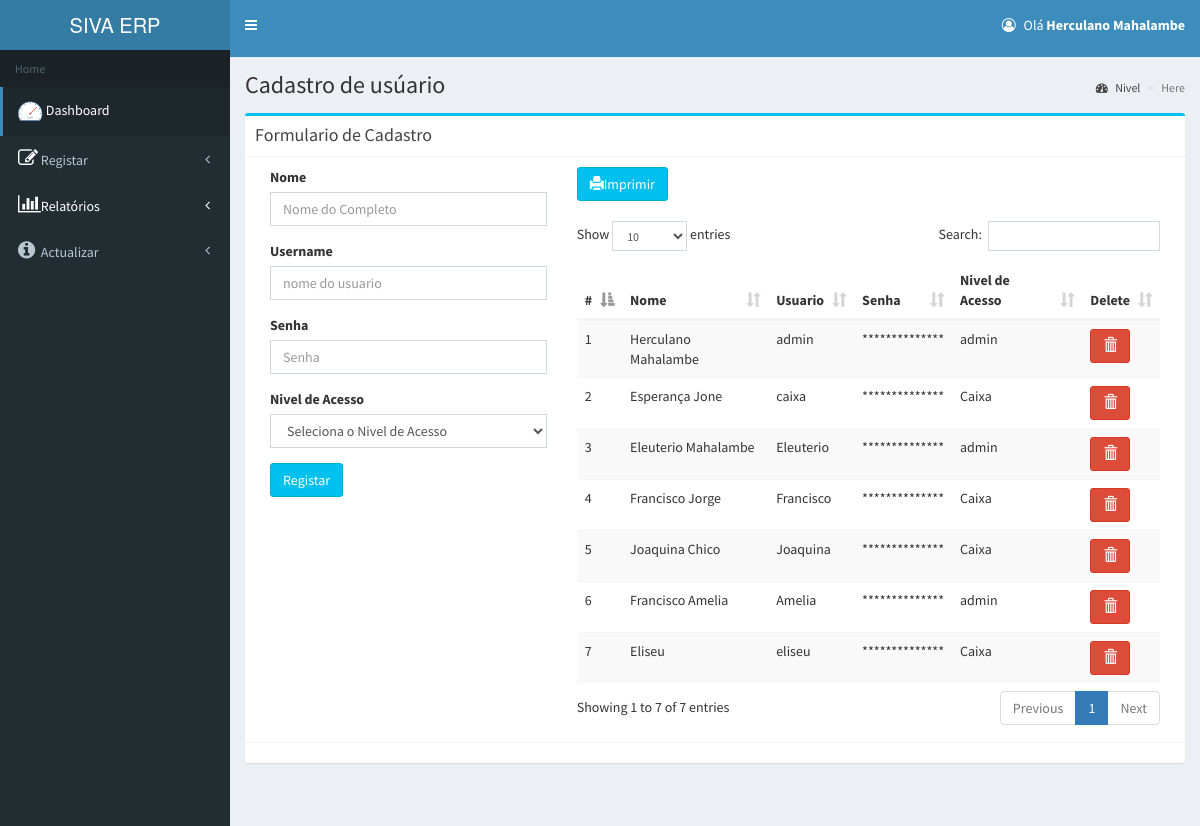
The page /gestor/registration (signed in) on the database its author committed.
### tables this page shows
CREATE TABLE `empresa` (
  `id` int(11) NOT NULL,
  `nome` varchar(40) NOT NULL,
  `nuit` varchar(20) NOT NULL,
  `contacto` varchar(20) NOT NULL,
  `address` text NOT NULL
);

CREATE TABLE `tbl_user` (
  `userid` int(11) NOT NULL,
  `username` varchar(100) NOT NULL,
  `useremail` varchar(100) NOT NULL,
  `password` varchar(100) NOT NULL,
  `role` varchar(50) NOT NULL
);

### session.php (called while the page is built, shortened)
<?php
include_once 'conexao.php';
if (isset($_COOKIE['txt_email']) && !empty($_COOKIE['txt_email'])) {
    $usuario_cookie = $_COOKIE['txt_email'];
    $sql = mysqli_query($mysqli, "SELECT * FROM tbl_user WHERE useremail = '$usuario_cookie'");
    if ($sql && mysqli_num_rows($sql) > 0) {
        $linha = mysqli_fetch_array($sql);
        $Nome = $linha["username"];
    } else {
        $Nome = "Usuário não encontrado";
        $idUser = null;
    }
}
?>

### gestor/registration.php (the view, shortened to what this page needs)
<?php
 include_once '../dbconnect.php';
      include_once "../session.php";
      include_once '../conexao.php';
    include_once 'header.php';
 ?>
  <div class="content-wrapper">
    <section class="content-header">
      <h1>
        Cadastro de usúario
      </h1>
      <ol class="breadcrumb">
        <li><a href=""><i class="fa fa-dashboard"></i> Nivel</a></li>
        <li class="active">Here</li>
      </ol>
    </section>
    <section class="content container-fluid">
      <div class="box box-info">
            <div class="box-header with-border">
              <h3 class="box-title">Formulario de Cadastro</h3>
            </div>
            <form role="form" action="" method="post">
              <div class="box-body">
              <div class="col-md-4">
                <div class="form-group">
                  <label>Nome</label>
                  <input type="text" class="form-control" name="txt_name" placeholder="Nome do Completo" required="" autocomplete="off">
                </div>
                 <div class="form-group">
                  <label>Username</label>
                  <input type="text" class="form-control" name="txt_email" placeholder="nome do usuario" required="" autocomplete="off">
                </div>
                <div class="form-group">
                  <label>Senha</label>
                  <input type="password" class="form-control" name="txt_senha" placeholder="Senha" required="" autocomplete="off">
                </div>
                <div class="form-group">
                  <label>Nivel de Acesso</label>
                  <select class="form-control" name="selec_option" required="">
                    <option value="" disabled selected="">Seleciona o Nivel de Acesso</option>
                  </select>
                </div>
                <button type="submit" class="btn btn-info" name="btn_reg">Registar</button>
              </div>
              <div class="col-md-8">
                <a href="../recibos/usuario.php" class="btn btn-info" role="button"><span class="glyphicon glyphicon-print" style="color:#ffffff" data-toggle="tooltip" title="Imprimir Produto" align="right"></span>Imprimir</a>
                <br>
                <br>
                <table class="table table-striped" id="tabela_registation">
                  <thead>
                    <tr>
                      <th>#</th>
                      <th>Nome</th>
                      <th>Usuario</th>
                      <th>Senha</th>
                      <th>Nivel de Acesso</th>
                      <th>Delete</th>
                    </tr>
                  </thead>
                  <tbody>
                    <?php
                    $select=$pdo->prepare("select * from tbl_user order by userid desc");
                    $select-> execute();
                    while ($row=$select->fetch(PDO::FETCH_OBJ)) {
                      echo '
                        <tr>
                        <td>'.$row->userid.'</td>
                        <td>'.$row->username.'</td>
                        <td>'.$row->useremail.'</td>
                        <td>**************</td>
                        <td>'.$row->role.'</td>
                        <td>
                        <a href="registration.php?id='.$row->userid.'" class="btn btn-danger" role="button"><span class="glyphicon glyphicon-trash" title="Delete"></span></a>
                        </td>
                        </tr>
                      ';
                    }
                     ?>
                  </tbody>
                </table>
              </div>
              </div>
              <div class="box-footer">
              </div>
            </form>
          </div>
    </section>
  </div>
  <?php
    include_once 'footer.php'
   ?>

### gestor/header.php (shortened to what this page needs)
<?php
  include_once'../conexao.php';
  $sql3 = mysqli_query($mysqli,"SELECT * FROM empresa");
  $res3 = mysqli_fetch_array($sql3);
  $nome_db = $res3['nome'];
 ?>
<!DOCTYPE html>
<html>
<head>
  <link rel="stylesheet" href="../bower_components/bootstrap/dist/css/bootstrap.min.css">
  <link rel="stylesheet" href="../bower_components/font-awesome/css/font-awesome.min.css">
  <link rel="stylesheet" href="../bower_components/Ionicons/css/ionicons.min.css">
  <link rel="stylesheet" href="../dist/css/AdminLTE.min.css">
  <link rel="stylesheet" href="../dist/css/skins/skin-blue.min.css">
  <link rel="stylesheet" href="../bower_components/bootstrap-daterangepicker/daterangepicker.css">
  <link rel="stylesheet" href="../bower_components/bootstrap-datepicker/dist/css/bootstrap-datepicker.min.css">
  <link rel="stylesheet" href="../bower_components/select2/dist/css/select2.min.css">
  <link rel="stylesheet" href="../plugins/iCheck/all.css">
  <link rel="stylesheet" href="../bower_components/datatables.net-bs/css/dataTables.bootstrap.min.css">
<link rel="stylesheet" href="//code.jquery.com/ui/1.12.1/themes/base/jquery-ui.css">
</head>
<body class="hold-transition skin-blue sidebar-mini">
<div class="wrapper">
  <header class="main-header">
    <a href="darshboard" class="logo">
      <span class="logo-lg"><?php echo $nome_db; ?></span>
    </a>
    <nav class="navbar navbar-static-top" role="navigation">
      <a href="#" class="sidebar-toggle" data-toggle="push-menu" role="button">
      </a>
      <div class="navbar-custom-menu">
        <ul class="nav navbar-nav">
          <li class="dropdown user user-menu">
            <a href="#" class="dropdown-toggle" data-toggle="dropdown">
              <p class="fa fa-user-circle-o"></p>
              <span class="hidden-xs">Olá  <b><?php echo $Nome;?></b></span>
            </a>
          </li>
        </ul>
      </div>
    </nav>
  </header>
  <aside class="main-sidebar">
    <section class="sidebar">
      <ul class="sidebar-menu" data-widget="tree">
        <li class="header">Home</li>
        <li class="active"><a href="darshboard"><img src="../images/icons8-speed1.png"></i> <span>Dashboard</span></a></li>
        <li class="treeview">
        <a href="#"><i class="fa fa-edit" style="font-size:20px;color:white"></i>
            <span>Registar</span><span class="pull-right-container"><i class="fa fa-angle-left pull-right"></i></span>
          </a>
          <li class="treeview">
          <a href="#" style="color: white;">
            <i class="fa fa-bar-chart" style="font-size:20px; color: white;"></i>
            <span style="color: white;">Relatórios</span>
            <span class="pull-right-container">
              <i class="fa fa-angle-left pull-right" style="color: white;"></i>
            </span>
          </a>
        </li>
         <li class="treeview">
          <a href="#"><i class="fa fa-info-circle" style="font-size:20px"></i>
            <span>Actualizar</span><i class="fa fa-angle-left pull-right"></i>
          </a>
        </li>
      </ul>
    </section>
  </aside>

### rows shown on the page
empresa: nome "SIVA ERP"
tbl_user: username "Herculano Mahalambe", userid "1", useremail "admin", role "admin"
tbl_user: userid "7", username "Eliseu", useremail "eliseu", role "Caixa"
tbl_user: userid "6", username "Francisco Amelia", useremail "Amelia", role "admin"
tbl_user: userid "5", username "Joaquina Chico", useremail "Joaquina", role "Caixa"
tbl_user: userid "4", username "Francisco Jorge", useremail "Francisco", role "Caixa"
tbl_user: userid "3", username "Eleuterio Mahalambe", useremail "Eleuterio", role "admin"
tbl_user: userid "2", username "Esperança Jone", useremail "caixa", role "Caixa"
